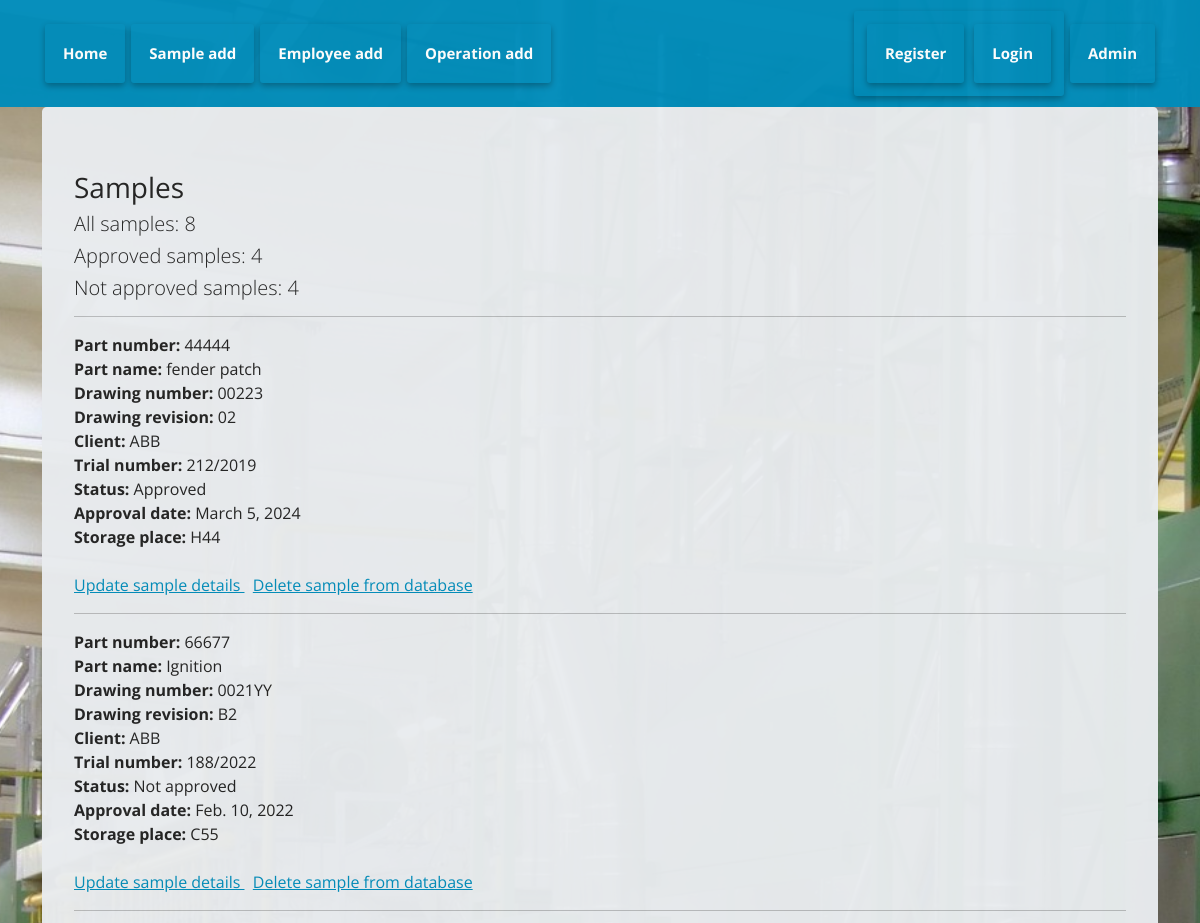
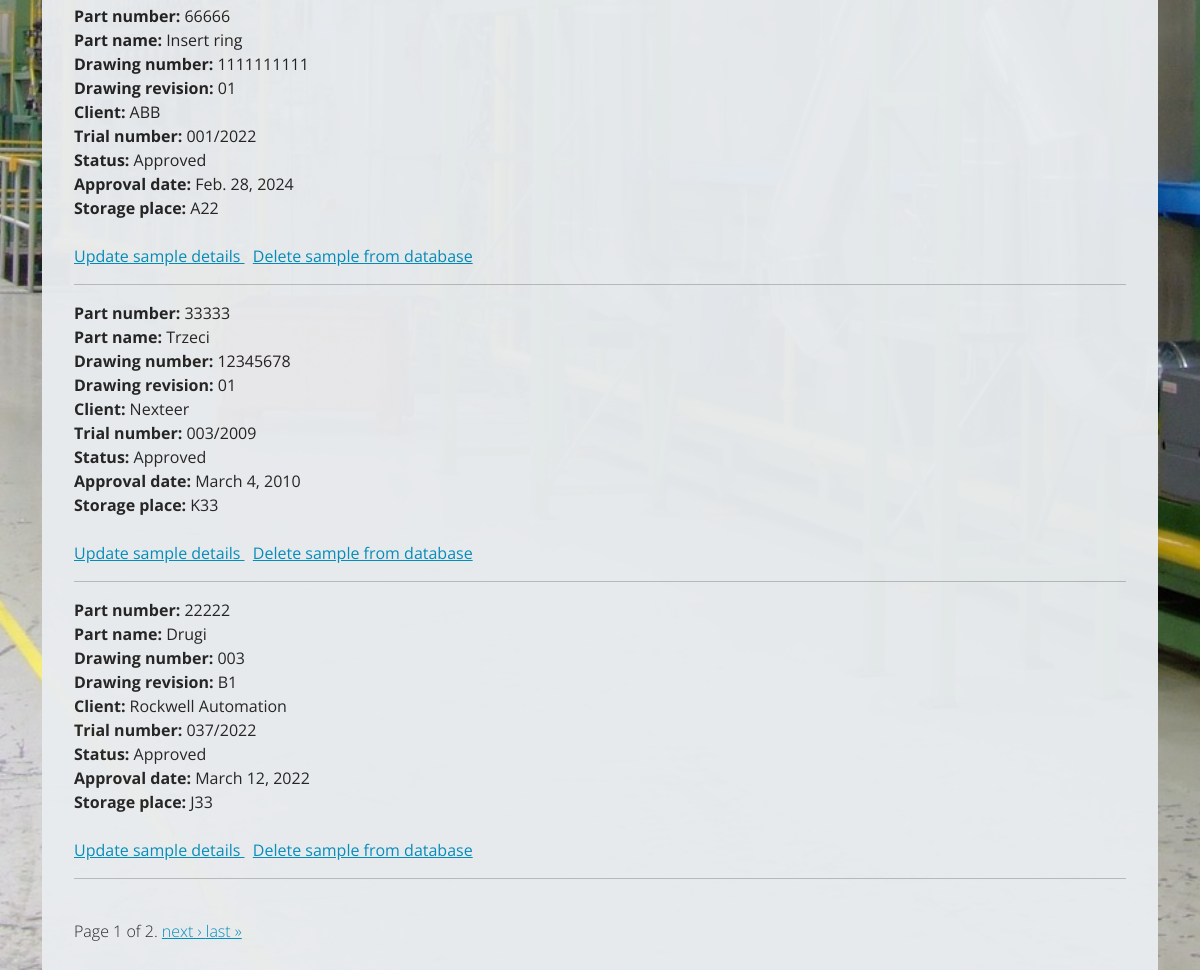
/samples/, run on an earlier commit of the app's database (2 pictures, top to bottom).
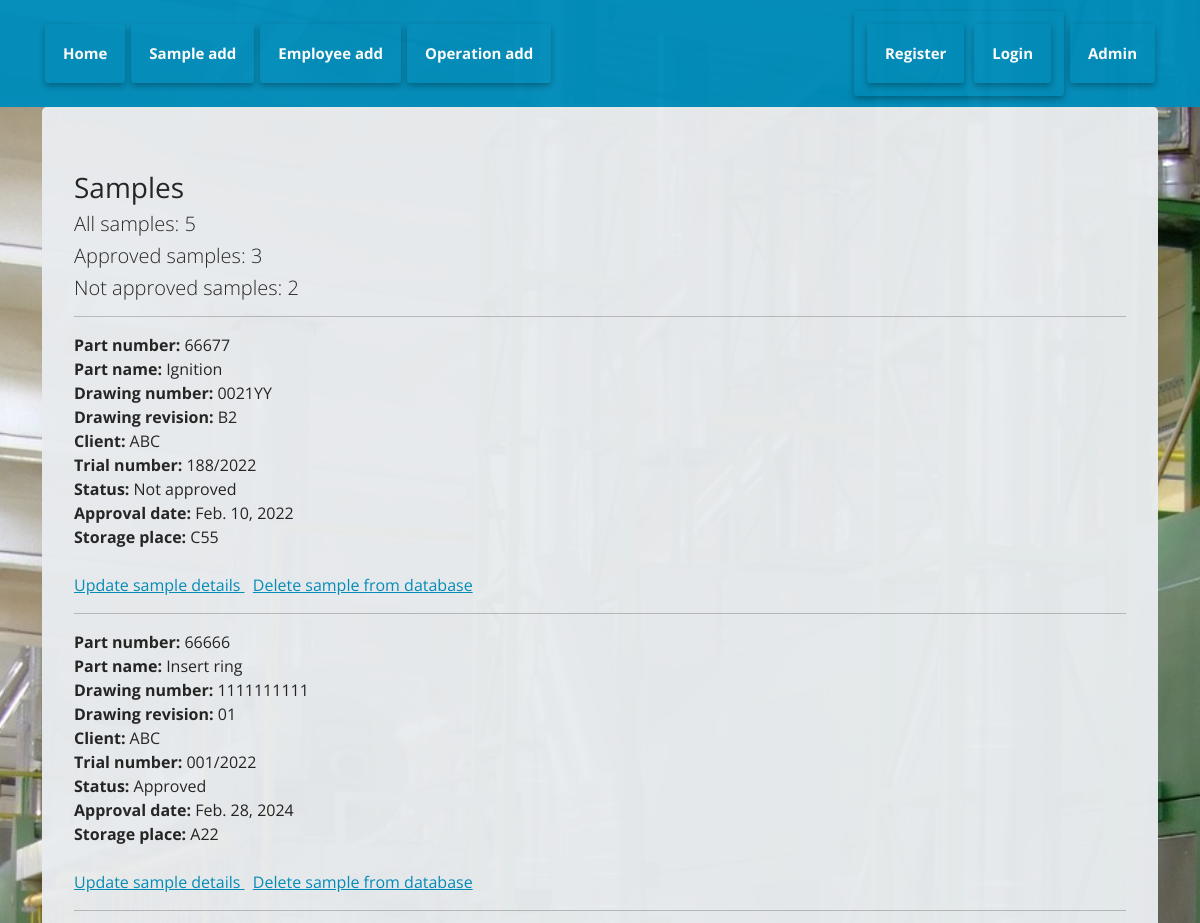
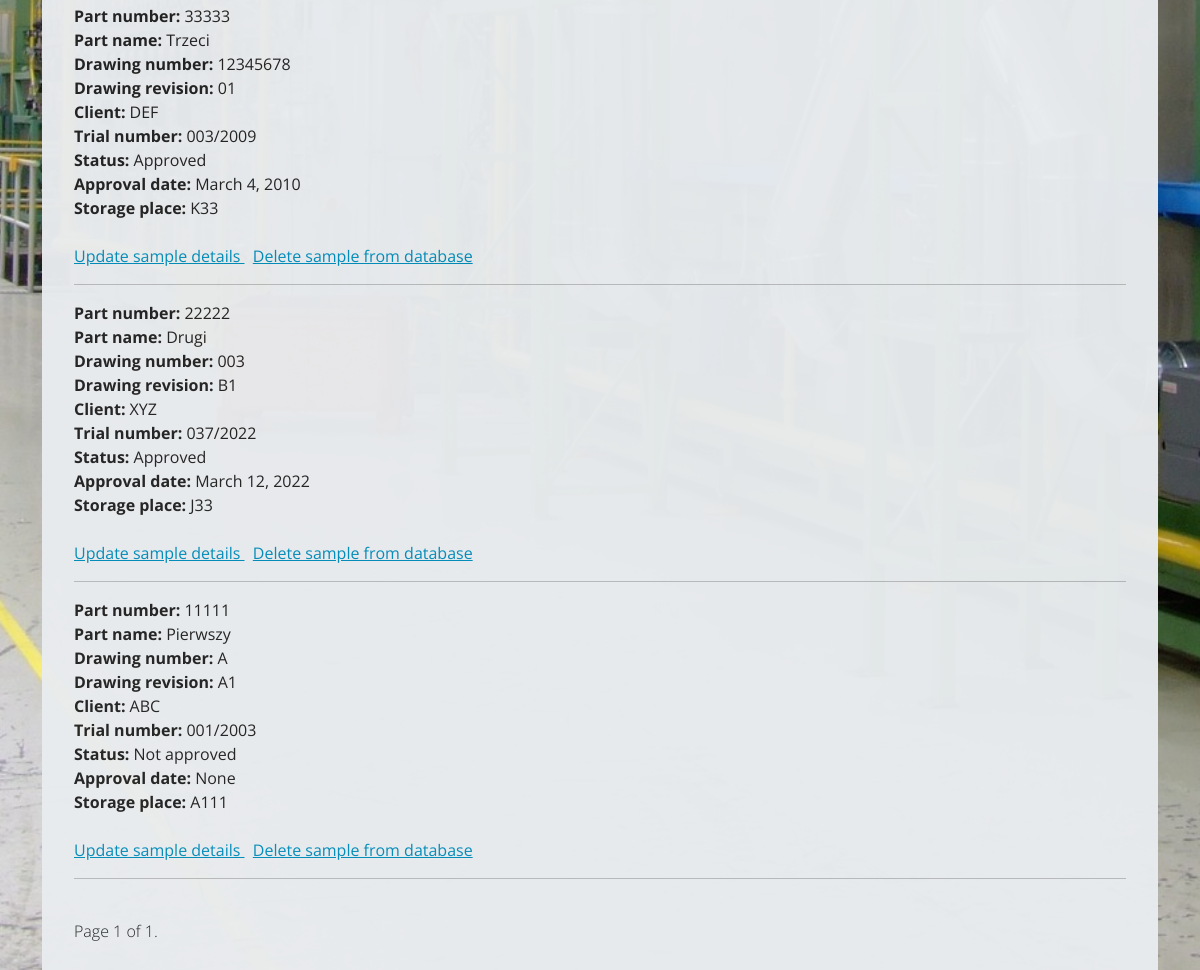
And on a later commit of the database (2 pictures, top to bottom).
### samples/models.py (models this page shows, shortened)
class Samples(models.Model):
    part_number = models.IntegerField(validators=[MinValueValidator(100), MaxValueValidator(99999)], unique=True)
    part_name = models.CharField(max_length=255, unique=False)
    drawing_number = models.CharField(max_length=20, unique=False)
    drawing_revision = models.CharField(max_length=20, unique=False)
    client = models.CharField(max_length=125)
    trial_number = models.CharField(max_length=20, unique=True)
    APPROVED = 'Approved'
    NOT_APPROVED = 'Not approved'
    STATUS_CHOICES = [
            (APPROVED, 'Approved'),
            (NOT_APPROVED, 'Not approved'),
        ]
    status = models.CharField(max_length=20, choices=STATUS_CHOICES, default='Not approved')
    approval_date = models.DateField(blank=True, null=True)
    storage_place = models.CharField(max_length=50, unique=True)
    class Meta:
        verbose_name = "Samples"
        verbose_name_plural = "Samples"

### samples/views.py (the view)
# urls.py: path('', include('samples.urls')),
def samples(request):
    queryDataAll = Samples.objects.all()
    paginator = Paginator(queryDataAll, 5)
    page_number = request.GET.get('page')
    page_obj = paginator.get_page(page_number)
    approved = Samples.objects.filter(status='Approved').count()
    not_approved = Samples.objects.filter(status='Not approved').count()
    context = {
        'AllSamples': queryDataAll,
        'approved': approved,
        'not_approved': not_approved,
        'page_obj': page_obj
    }
    return render(request, 'samp/samples.html', context)

### samples/templates/samp/samples.html (shortened to what this page needs)
{% extends 'base.html'  %}
{%  block content %}
<!DOCTYPE html>
<html lang="en">
<head>
    <h3><b> Samples </b></h3>
    <h5> All samples: {{ AllSamples.count }} </h5>
    <h5> Approved samples: {{ approved }} </h5>
    <h5> Not approved samples: {{ not_approved }} </h5>
</head>
<hr>
    {% for sample in page_obj %}
        <b>Part number:</b> {{ sample.part_number }}
        <br>
        <b>Part name:</b> {{ sample.part_name }}
        <br>
        <b>Drawing number:</b> {{ sample.drawing_number }}
        <br>
        <b>Drawing revision:</b> {{ sample.drawing_revision }}
        <br>
        <b>Client:</b> {{ sample.client }}
        <br>
        <b>Trial number:</b> {{ sample.trial_number }}
        <br>
        <b>Status:</b> {{ sample.status }}
        <br>
        <b>Approval date:</b> {{ sample.approval_date }}
        <br>
        <b>Storage place:</b> {{ sample.storage_place }}
        <br>
        <br>
        <a href="{% url 'sample-update' sample.part_number %}"> Update sample details </a>
        <a href="{% url 'sample-delete' sample.part_number %}"> Delete sample from database </a>
        <br>
        <hr>
    {% endfor %}
        <br>
    <div class="pagination">
        <span class="step-links">
            <span class="current-page">
                Page {{ page_obj.number }} of {{ page_obj.paginator.num_pages }}.
            </span>
            {% if page_obj.has_next %}
                <a href="?page={{ page_obj.next_page_number }}" class="pagination-link"> next &rsaquo; </a>
                <a href="?page={{ page_obj.paginator.num_pages }}">last &raquo;</a>
            {% endif %}
        </span>
    </div>
</html>
{% endblock %}

What changed in the data, as far as the page shows it:
removed Samples: part_number "44444", part_name "fender patch", drawing_number "00223", drawing_revision "02", client "ABB", trial_number "212/2019", status "Approved", approval_date "March 5, 2024", storage_place "H44"
changed Samples "Ignition": client "ABB" → "ABC"
changed Samples "Insert ring": client "ABB" → "ABC"
changed Samples "Trzeci": client "Nexteer" → "DEF"
changed Samples "Drugi": client "Rockwell Automation" → "XYZ"
now on this page (row edited): Samples: part_number "11111", part_name "Pierwszy", drawing_number "A", drawing_revision "A1", client "ABC", trial_number "001/2003", status "Not approved", approval_date "None", storage_place "A111"
Also different on the page:
{{ AllSamples.count }}: "8" → "5"
{{ approved }}: "4" → "3"
{{ not_approved }}: "4" → "2"
{{ page_obj.paginator.num_pages }}: "2" → "1"
text no longer shown: "next › last »"
